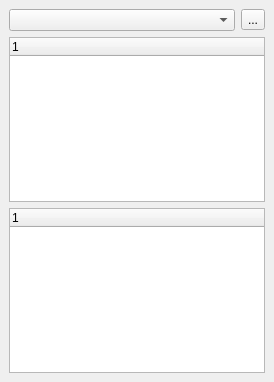
<?xml version="1.0" encoding="UTF-8"?>
<ui version="4.0">
 <class>MainWindow</class>
 <widget class="QMainWindow" name="MainWindow">
  <property name="geometry">
   <rect>
    <x>0</x>
    <y>0</y>
    <width>274</width>
    <height>382</height>
   </rect>
  </property>
  <property name="windowTitle">
   <string>MainWindow</string>
  </property>
  <widget class="QWidget" name="centralwidget">
   <layout class="QGridLayout" name="gridLayout">
    <item row="0" column="0">
     <layout class="QVBoxLayout" name="verticalLayout">
      <item>
       <layout class="QHBoxLayout" name="horizontalLayout">
        <item>
         <widget class="QComboBox" name="comboBox"/>
        </item>
        <item>
         <widget class="QToolButton" name="toolButton">
          <property name="text">
           <string>...</string>
          </property>
          <property name="icon">
           <iconset>
            <normaloff>settings01.png</normaloff>settings01.png</iconset>
          </property>
         </widget>
        </item>
       </layout>
      </item>
      <item>
       <widget class="QTreeWidget" name="treeWidget">
        <column>
         <property name="text">
          <string notr="true">1</string>
         </property>
        </column>
       </widget>
      </item>
      <item>
       <widget class="QTreeWidget" name="treeWidget_2">
        <column>
         <property name="text">
          <string notr="true">1</string>
         </property>
        </column>
       </widget>
      </item>
     </layout>
    </item>
   </layout>
  </widget>
 </widget>
 <resources/>
 <connections/>
</ui>
